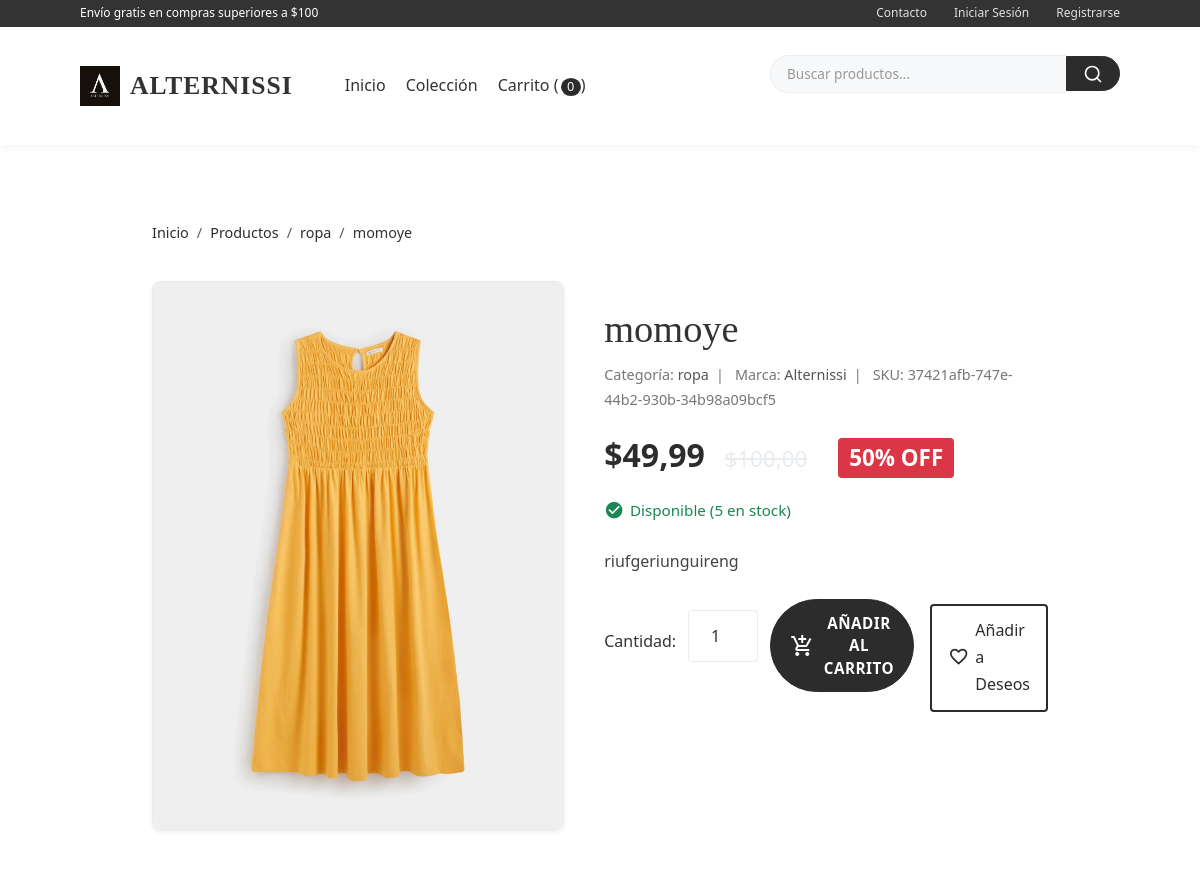
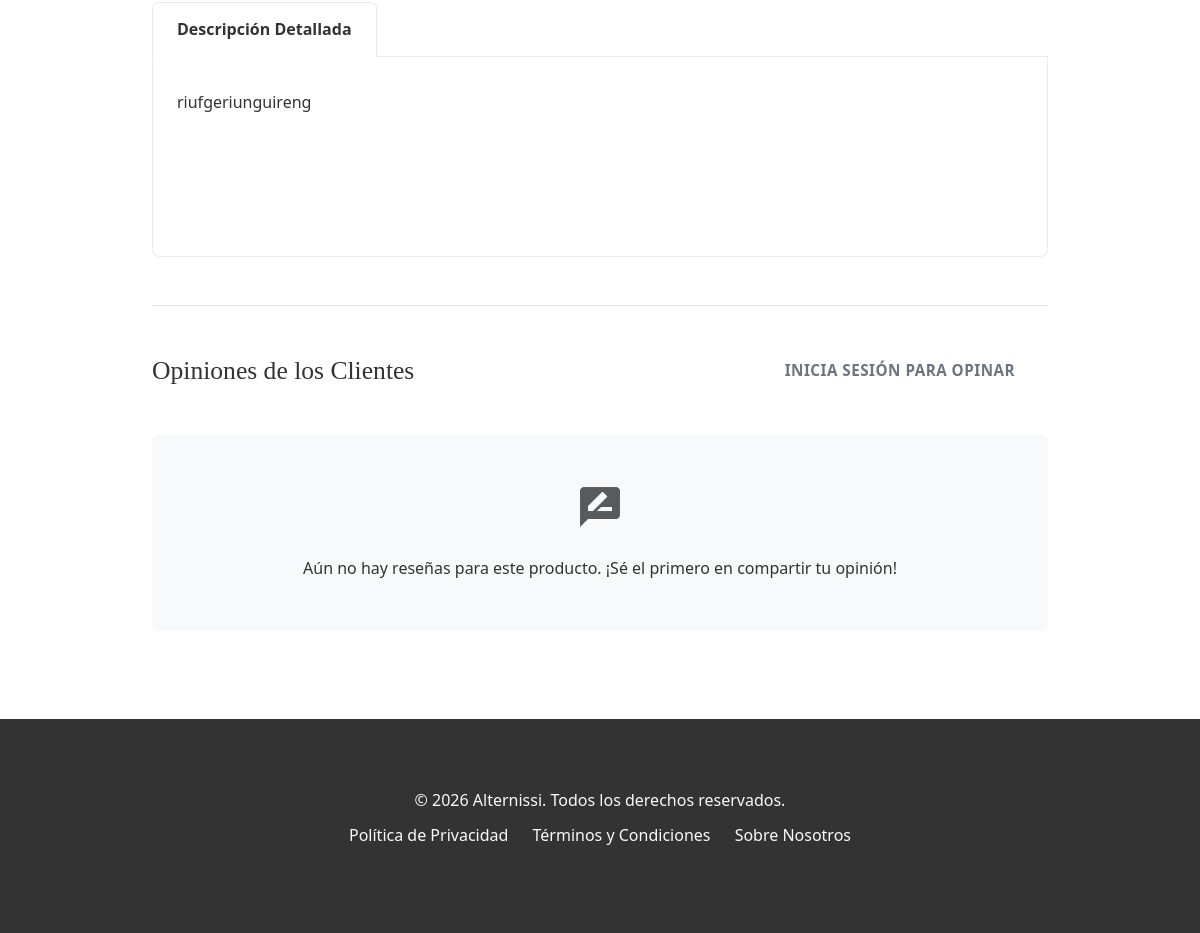
The page /producto/1/momoye/ on the database as committed earlier (2 pictures, top to bottom).
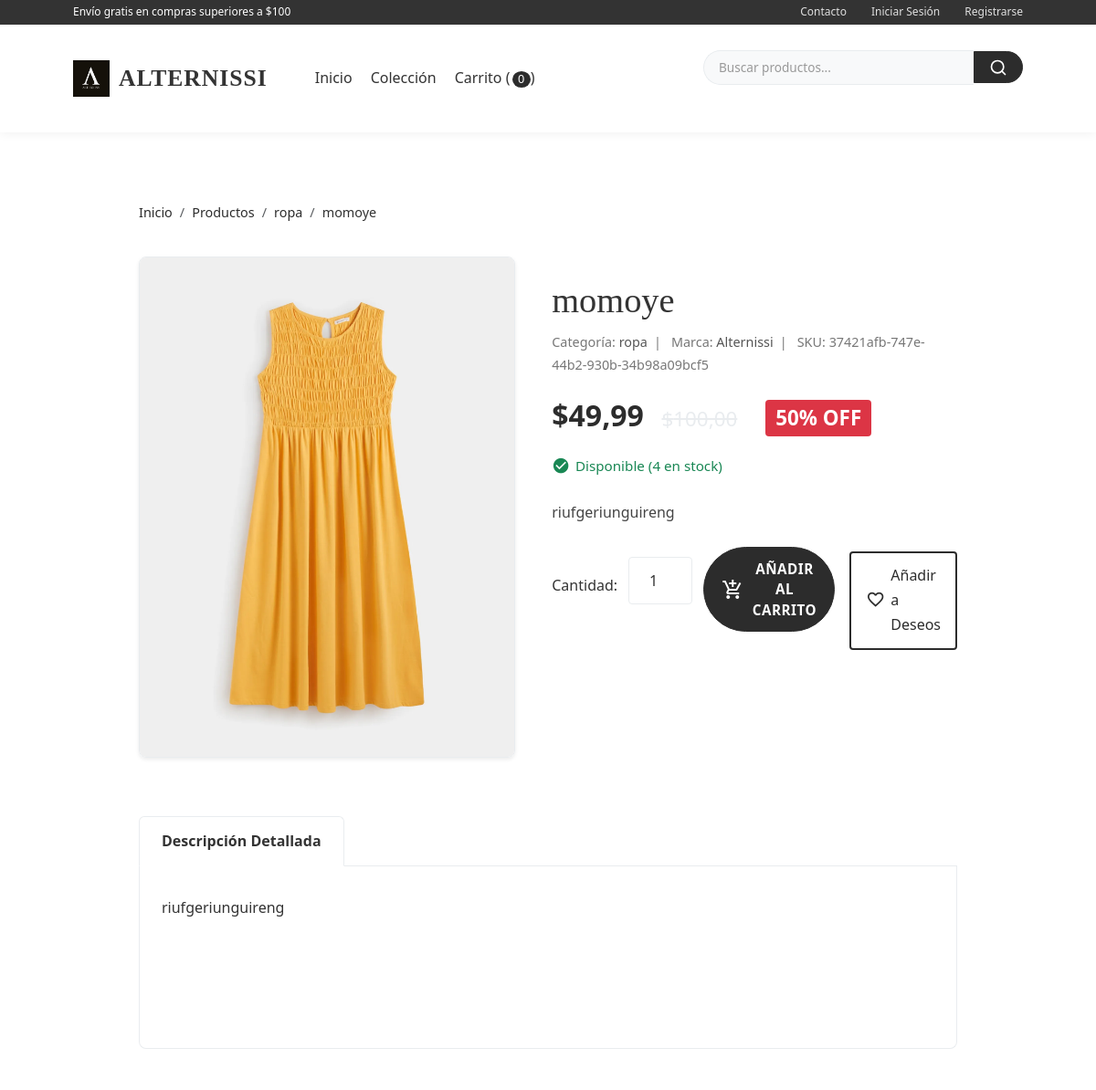
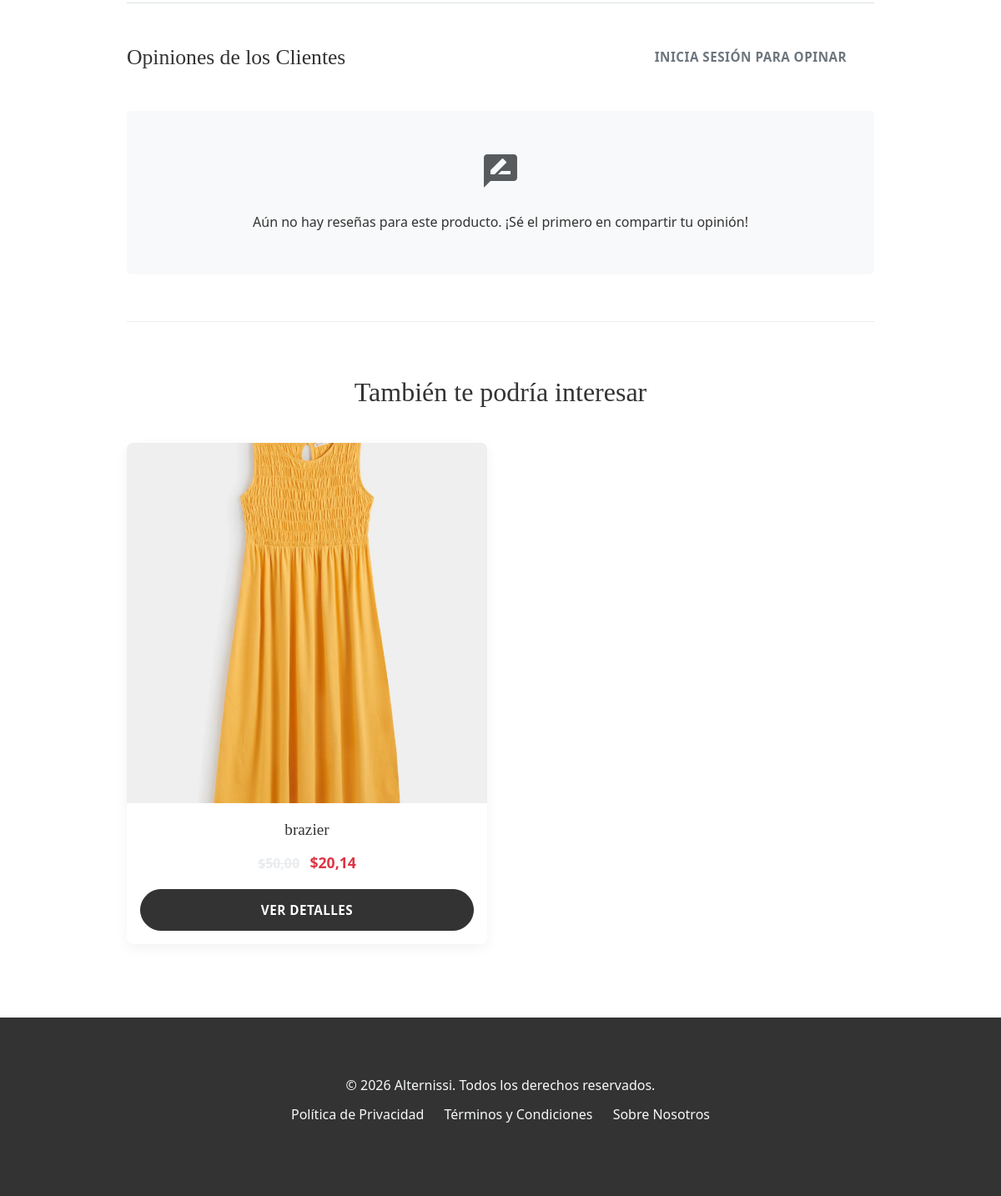
The same page on the database as committed later (2 pictures, top to bottom).
### post/models.py (models this page shows, shortened)
class TimeStampedModel(models.Model):
    creado = models.DateTimeField(auto_now_add=True, db_index=True)
    actualizado = models.DateTimeField(auto_now=True)
    class Meta:
        abstract = True

class Producto(TimeStampedModel):
    class Talla(models.TextChoices):
        XS = 'XS', 'Extra Small'
        S = 'S', 'Small'
        M = 'M', 'Medium'
        L = 'L', 'Large'
        XL = 'XL', 'Extra Large'
        XXL = 'XXL', 'Extra Extra Large'
        U = 'U', 'Única'
    class Genero(models.TextChoices):
        HOMBRE = 'H', 'Hombre'
        MUJER = 'M', 'Mujer'
        UNISEX = 'U', 'Unisex'
        NINO = 'N', 'Niño'
    nombre = models.CharField(max_length=200)
    slug = models.SlugField(max_length=200, unique=True, allow_unicode=True)
    sku = models.CharField(max_length=50, unique=True, editable=False, default=generar_sku)
    descripcion = models.TextField()
    caracteristicas = models.JSONField(default=dict, blank=True)  # Django 5.0+ feature
    precio = models.DecimalField(max_digits=12, decimal_places=2)
    precio_descuento = models.DecimalField(
        max_digits=12,
        decimal_places=2,
        blank=True,
        null=True,
        help_text="Si se especifica, será el precio mostrado como oferta."
    )
    categoria = models.ForeignKey(
        Categoria,
        related_name='productos',
        on_delete=models.PROTECT
    )
    marca = models.ForeignKey(
        Marca,
        related_name='productos',
        on_delete=models.SET_NULL,
        null=True,
        blank=True
    )
    talla = models.CharField(
        max_length=4,
        choices=Talla.choices,
        default=Talla.U
    )
    genero = models.CharField(
        max_length=1,
        choices=Genero.choices,
        default=Genero.UNISEX
    )
    color = models.CharField(max_length=50)
    material = models.CharField(max_length=100)
    stock = models.PositiveIntegerField()
    disponible = models.BooleanField(default=True)
    destacado = models.BooleanField(default=False)
    nuevo = models.BooleanField(default=False)
    etiquetas = models.ManyToManyField('EtiquetaProducto', blank=True)
    class Meta:
        ordering = ['-creado']
        indexes = [
            models.Index(fields=['nombre']),
            models.Index(fields=['precio']),
            models.Index(fields=['disponible']),
            models.Index(fields=['destacado']),
            models.Index(fields=['nuevo']),
            models.Index(fields=['categoria', 'disponible']),
        ]
        constraints = [
            models.CheckConstraint(
                check=Q(precio__gte=0),
                name='precio_positivo'
            ),
            models.CheckConstraint(
                check=Q(precio_descuento__isnull=True) | Q(precio_descuento__lt=F('precio')),
                name='descuento_valido'
            ),
        ]
    def get_absolute_url(self):
        return reverse('tienda:detalle_producto', args=[self.id, self.slug])
    @property
    def tiene_descuento(self):
        return self.precio_descuento is not None and self.precio_descuento < self.precio
    @property
    def precio_actual(self):
        return self.precio_descuento if self.tiene_descuento else self.precio
    @property
    def porcentaje_descuento(self):
        if self.tiene_descuento:
            return int(100 - (self.precio_descuento * 100 / self.precio))
        return 0

class Categoria(TimeStampedModel):
    nombre = models.CharField(max_length=100, unique=True)
    slug = models.SlugField(max_length=100, unique=True, allow_unicode=True)
    descripcion = models.TextField(blank=True)
    imagen = models.ImageField(upload_to='categorias/', blank=True, null=True)
    activo = models.BooleanField(default=True)
    orden = models.PositiveIntegerField(default=0)
    class Meta:
        verbose_name = 'categoría'
        verbose_name_plural = 'categorías'
        ordering = ['orden', 'nombre']
        indexes = [
            models.Index(fields=['nombre']),
            models.Index(fields=['activo']),
        ]
    def get_absolute_url(self):
        return reverse('tienda:productos_por_categoria', args=[self.slug])

class ImagenProducto(TimeStampedModel):
    producto = models.ForeignKey(
        Producto,
        related_name='imagenes',
        on_delete=models.CASCADE
    )
    imagen = models.ImageField(
        upload_to='productos/',
        help_text="Imagen del producto (recomendado 800x800px)"
    )
    orden = models.PositiveIntegerField(default=0)
    principal = models.BooleanField(default=False)
    alt_text = models.CharField(
        max_length=125,
        blank=True,
        help_text="Texto alternativo para accesibilidad (SEO)"
    )
    class Meta:
        ordering = ['orden']
        verbose_name = 'imagen de producto'
        verbose_name_plural = 'imágenes de producto'
        constraints = [
            models.UniqueConstraint(
                fields=['producto', 'principal'],
                condition=Q(principal=True),
                name='unica_imagen_principal'
            )
        ]

class Marca(TimeStampedModel):
    nombre = models.CharField(max_length=100, unique=True)
    slug = models.SlugField(max_length=100, unique=True, allow_unicode=True)
    descripcion = models.TextField(blank=True)
    logo = models.ImageField(upload_to='marcas/', blank=True, null=True)
    activo = models.BooleanField(default=True)
    sitio_web = models.URLField(blank=True)
    class Meta:
        ordering = ['nombre']
        verbose_name_plural = 'marcas'
        indexes = [
            models.Index(fields=['nombre']),
            models.Index(fields=['activo']),
        ]

### post/views.py (the view)
# urls.py: path('producto/<int:pk>/<str:slug>/', views.DetalleProductoView.as_view(), name='detalle_producto'),
class DetalleProductoView(DetailView):
    model = Producto
    template_name = 'post/detalle_producto.html' # Corrected path
    context_object_name = 'producto'
    def get_queryset(self):
        return super().get_queryset().filter(disponible=True).select_related('categoria', 'marca').prefetch_related('imagenes').annotate(
            annotated_avg_rating=Avg('resenas__calificacion', filter=Q(resenas__aprobado=True)),
            annotated_count_reviews=Count('resenas', filter=Q(resenas__aprobado=True))
        )
    def get_context_data(self, **kwargs):
        context = super().get_context_data(**kwargs)
        producto = self.get_object()
        from .models import Pedido
        resenas = producto.resenas.filter(aprobado=True).select_related('cliente').annotate(
            compra_verificada=Exists(
                Pedido.objects.filter(
                    cliente=OuterRef('cliente'),
                    detalles__producto=OuterRef('producto'),
                    estado=Pedido.Estado.COMPLETADO
                )
            )
        )
        context['resenas'] = resenas
        context['resena_form'] = ResenaForm()
        context['productos_relacionados'] = Producto.objects.filter(
            categoria=producto.categoria,
            disponible=True
        ).exclude(id=producto.id).prefetch_related('imagenes').annotate(
            annotated_avg_rating=Avg('resenas__calificacion', filter=Q(resenas__aprobado=True)),
            annotated_count_reviews=Count('resenas', filter=Q(resenas__aprobado=True))
        )[:4]
        return context

### post/forms.py
class ResenaForm(forms.ModelForm):
    class Meta:
        model = Resena
        fields = ('titulo', 'comentario', 'calificacion')
        widgets = {
            'titulo': forms.TextInput(attrs={'class': 'form-control', 'placeholder': 'Ej: Excelente producto'}),
            'comentario': forms.Textarea(attrs={'rows': 5, 'class': 'form-control', 'placeholder': 'Cuéntanos tu experiencia...'}),
            'calificacion': forms.RadioSelect(choices=[(i, f'{i} estrellas') for i in range(1, 6)]),
        }

### post/context_processors.py (called while the page is built)
def tienda_config_processor(request):
    config = ConfiguracionTienda.obtener_configuracion()
    moneda_simbolo_global = '$'
    if config and hasattr(config, 'simbolo_moneda') and config.simbolo_moneda:
        moneda_simbolo_global = config.simbolo_moneda
    return {
        'tienda_config': config,
        'moneda_simbolo_global': moneda_simbolo_global
    }

### post/models.py (called while the page is built)
    @classmethod
    def obtener_configuracion(cls):
        return cls.objects.filter(activo=True).first()

### post/templates/post/detalle_producto.html (shortened to what the changed rows need)
{% extends "post/base.html" %}
{% load static %}
{% load humanize %}
{% block content %}
<div class="container mt-4">
    <nav aria-label="breadcrumb">
        <ol class="breadcrumb">
            <li class="breadcrumb-item"><a href="{% url 'tienda:inicio' %}">Inicio</a></li>
            <li class="breadcrumb-item"><a href="{% url 'tienda:lista_productos' %}">Productos</a></li>
            {% if producto.categoria %}
            <li class="breadcrumb-item"><a href="{{ producto.categoria.get_absolute_url }}">{{ producto.categoria.nombre }}</a></li>
            {% endif %}
            <li class="breadcrumb-item active" aria-current="page">{{ producto.nombre }}</li>
        </ol>
    </nav>
    <div class="product-detail-layout">
        <div class="product-detail__image-gallery">
            <div class="main-image">
                {% if producto.imagenes.first %}
                    <img src="{{ producto.imagenes.first.imagen.url }}" alt="{{ producto.imagenes.first.alt_text|default:producto.nombre }}" id="mainProductImage">
                {% else %}
                    <img src="{% static 'post/images/placeholder.png' %}" alt="Imagen no disponible" id="mainProductImage">
                {% endif %}
            </div>
        </div>
        <div class="product-detail__info">
            <h1>{{ producto.nombre }}</h1>
            <div class="product-detail__meta">
                {% if producto.categoria %}
                    <span>Categoría: <a href="{{ producto.categoria.get_absolute_url }}">{{ producto.categoria.nombre }}</a></span>
                {% endif %}
                {% if producto.marca %}
                    <span>Marca: <a href="{% url 'tienda:productos_por_marca' marca_slug=producto.marca.slug %}">{{ producto.marca.nombre }}</a></span>
                {% endif %}
                {% if producto.sku %}
                    <span>SKU: {{ producto.sku }}</span>
                {% endif %}
            </div>
            <p class="product-detail__price">
                {% if producto.tiene_descuento %}
                    <span>${{ producto.precio_actual|floatformat:2 }}</span>
                    <span class="original-price">${{ producto.precio|floatformat:2 }}</span>
                    {% if producto.porcentaje_descuento > 0 %}
                        <span class="discount-badge">{{ producto.porcentaje_descuento|floatformat:0 }}% OFF</span>
                    {% endif %}
                {% else %}
                    <span>${{ producto.precio_actual|floatformat:2 }}</span>
                {% endif %}
            </p>
            <p class="stock-info {% if producto.stock > 0 and producto.disponible %}disponible{% else %}agotado{% endif %}">
                {% if producto.stock > 0 and producto.disponible %}
                    <span class="material-icons">check_circle</span> Disponible ({{ producto.stock }} en stock)
                {% else %}
                    <span class="material-icons">cancel</span> Agotado
                {% endif %}
            </p>
            <div class="product-detail__description">
                <p>{{ producto.descripcion|linebreaksbr }}</p>
            </div>
            {% if producto.stock > 0 and producto.disponible %}
            <div class="product-detail__actions">
                <form action="{% url 'tienda:agregar_al_carrito' producto_id=producto.id %}" method="post" class="add-to-cart-form">
                </form>
                <a href="{% url 'tienda:agregar_a_lista_deseos' producto_id=producto.id %}" class="wishlist-btn" title="Añadir a Lista de Deseos">
                </a>
            </div>
            {% endif %}
        </div>
    </div>
    <div class="product-tabs-section">
        <div class="tab-content" id="productTabContent">
            <div class="tab-pane fade show active" id="descripcionContent" role="tabpanel" aria-labelledby="descripcion-tab">
                {{ producto.descripcion|linebreaksbr|default:"No hay descripción detallada disponible para este producto." }}
            </div>
        </div>
    </div>
    {% if productos_relacionados %}
    <div class="related-products-section">
        <h3>También te podría interesar</h3>
        <div class="product-grid">
            {% for p_rel in productos_relacionados|slice:":4" %}
            <div class="product-card">
                 <a href="{{ p_rel.get_absolute_url }}" class="product-card__image-container">
                {% if p_rel.imagenes.first %}
                    <img src="{{ p_rel.imagenes.first.imagen.url }}" alt="{{ p_rel.imagenes.first.alt_text|default:p_rel.nombre }}">
                {% else %}
                    <img src="{% static 'post/images/placeholder.png' %}" alt="Imagen no disponible">
                {% endif %}
                </a>
                <div class="product-card__info">
                    <a href="{{ p_rel.get_absolute_url }}" class="product-card__name">{{ p_rel.nombre }}</a>
                    <p class="product-card__price">
                        {% if p_rel.tiene_descuento %}
                            <span class="original-price">${{ p_rel.precio|floatformat:2 }}</span>
                            <span class="discounted-price">${{ p_rel.precio_actual|floatformat:2 }}</span>
                        {% else %}
                            <span>${{ p_rel.precio_actual|floatformat:2 }}</span>
                        {% endif %}
                    </p>
                     <a href="{{ p_rel.get_absolute_url }}" class="btn btn-secondary btn-sm mt-auto d-block">Ver Detalles</a>
                </div>
            </div>
            {% endfor %}
        </div>
    </div>
    {% endif %}
</div>
{% endblock %}

Rows that differ between the two databases and show on the page:
changed Producto "momoye": stock "5" → "4"
added Producto: imagenes.first.imagen (picture), nombre "brazier", precio "50,00", precio_actual "20,14"
Other text that changed with them:
text now shown: "También te podría interesar"
